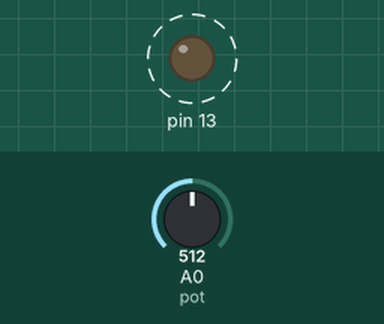
Simulated run of this sketch. Board: Arduino Uno, built with avr-gcc and run on an emulated ATmega328P. Shown: output pins drawn as LEDs (lit = HIGH). Dashed ring = blinking. The inputs (shaded band) are chosen by the test bench; at power-on: A0 (pot) = 512.

Above: at 1.8 s.
1.9 s: A0 (pot) set to 0
At 2.6 s:
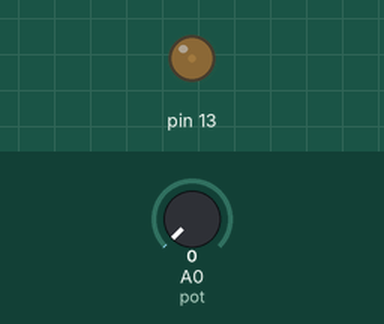
3.6 s: A0 (pot) set to 122
At 3.9 s:
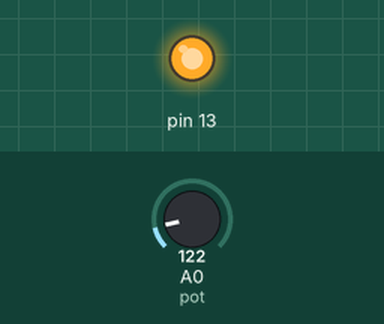
Timing chart, 0 to 13.1 s (numbered marks = the images above; inputs shaded):
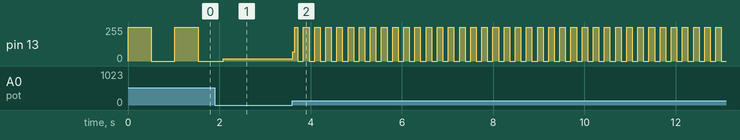

The sketch:

ledblinkanalog.ino
```cpp
/*
 Author: Youssef Attia
 Description: control LED blink rate accroding to readings from pot
*/
#define pot A0
int value;
float volt;
void setup() {
  pinMode(pot, INPUT);
  pinMode(13, OUTPUT);
}

void loop() {
  value = analogRead(pot);
  digitalWrite(13, 1); //the led only turns on at 1 volt
  delay(value);
  digitalWrite(13, 0);
  delay(value);
}
```

Measured:
- after the input at 3.6 s, pin 13: 16/255 → 68/255 at once, then moves between 0/255 and 255/255, repeating every 0.24 s
- by itself, pin 13: alternates 255/255 for 0.51 s and 0/255 for 0.51 s
